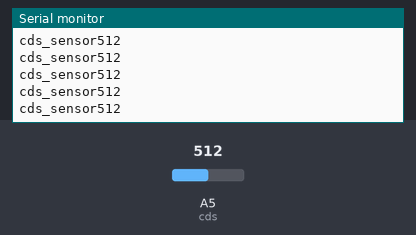
Simulated run of this sketch. Board: Arduino Uno, built with avr-gcc and run on an emulated ATmega328P. Shown: the last lines printed to the serial monitor. The test bench sets the inputs (shaded band); at power-on: A5 (cds) = 512.

Above: at 1.2 s.
1.3 s: A5 (cds) set to 716
At 1.56 s:
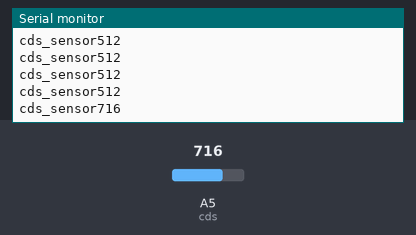
2.8 s: A5 (cds) set to 900
At 2.96 s:
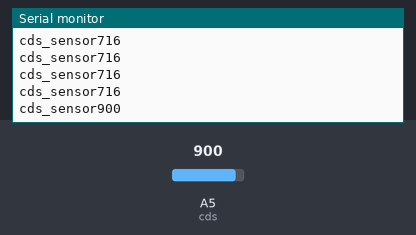
Timing chart, 0 to 5.8 s (numbered marks = the images above; inputs shaded):
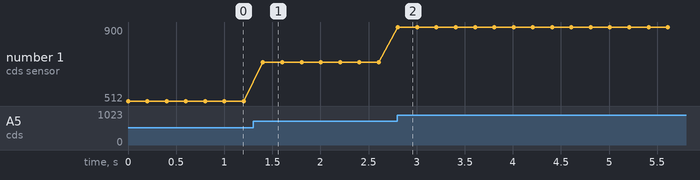

Measured:
- after the input at 1.3 s, the serial monitor: prints a new line after 0.10 s (image 1)
- after the input at 2.8 s, the serial monitor: prints a new line at once (image 2)
- plotted number 1: 512 → 716 after the input at 1.3 s, 716 → 900 after the input at 2.8 s

The sketch:

6_2.ino
```cpp
int cds = A5;                 // 조도센서(cds) 변수에 핀 번호 지정

// 1번만 실행
void setup(){
  Serial.begin(9600);         // 9600 보드레이트로 통신
  pinMode(cds, INPUT);        // 조도센서를 입력(INPUT)으로 설정
}

// 무한 반복
void loop(){
  int val = analogRead(cds);  // 조도센서의 아날로그 값을 읽어서 저장
  Serial.print("cds_sensor");
  Serial.println(val);        // 조도센서 값 출력
  delay(200);                 // 0.2초 기다림
}
```
